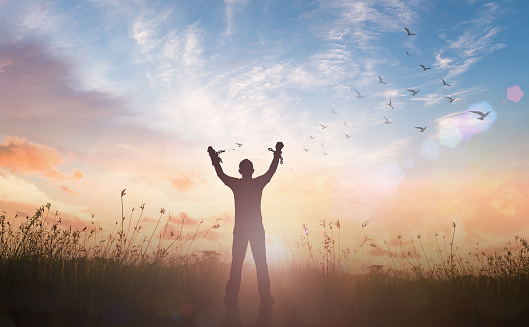
#> input picture Bai10/pic01.jpg, 529 x 327 px
$ python Bai10.py
#> lines starting #> are read from the running program, lines starting #| are printed output that depends on the picture
import cv2
import numpy as np

def processImage(image):
#> called with image = 'pic01.jpg'
  image = cv2.imread(image)
#> image is the input picture: shape (327, 529, 3); mean B, G, R 155.4, 159, 170.8
  image = cv2.cvtColor(src=image, code=cv2.COLOR_BGR2GRAY)
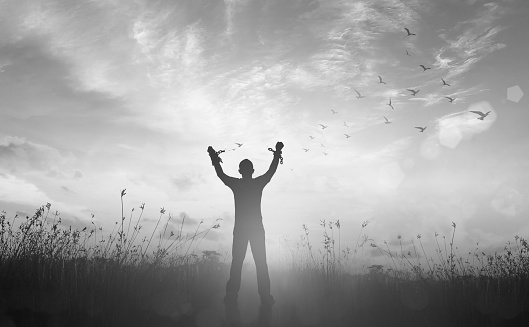
#> image: shape (327, 529); min 9, max 255, mean 162.1
  return image

def convolve2D(image, kernel, padding=0, strides=1):
    # Cross Correlation
#> called with kernel = array of shape (3, 3), padding = 2, strides = 1
    kernel = np.flipud(np.fliplr(kernel))

    # Gather Shapes of Kernel + Image + Padding
    xKernShape = kernel.shape[0]
    yKernShape = kernel.shape[1]
    xImgShape = image.shape[0]
#> xImgShape = 327
    yImgShape = image.shape[1]
#> yImgShape = 529

    # Shape of Output Convolution
    xOutput = int(((xImgShape - xKernShape + 2 * padding) / strides) + 1)
#> xOutput = 329
    yOutput = int(((yImgShape - yKernShape + 2 * padding) / strides) + 1)
#> yOutput = 531
    output = np.zeros((xOutput, yOutput))

    # Apply Equal Padding to All Sides
    if padding != 0:
        imagePadded = np.zeros((image.shape[0] + padding*2, image.shape[1] + padding*2))
        imagePadded[int(padding):int(-1 * padding), int(padding):int(-1 * padding)] = image
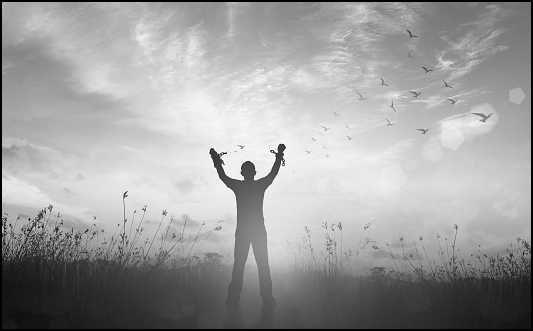
#> imagePadded: shape (331, 533) float64; min 0, max 255, mean 159
        print(imagePadded)
#> (printed output is left out)
    else:
        imagePadded = image

    # Iterate through image
    for y in range(image.shape[1]):
        # Exit Convolution
        if y > image.shape[1] - yKernShape:
            break
        # Only Convolve if y has gone down by the specified Strides
        if y % strides == 0:
            for x in range(image.shape[0]):
                # Go to next row once kernel is out of bounds
                if x > image.shape[0] - xKernShape:
                    break
                try:
                    # Only Convolve if x has moved by the specified Strides
                    if x % strides == 0:
                        output[x, y] = (kernel * imagePadded[x: x + xKernShape, y: y + yKernShape]).sum()
                except:
                    break
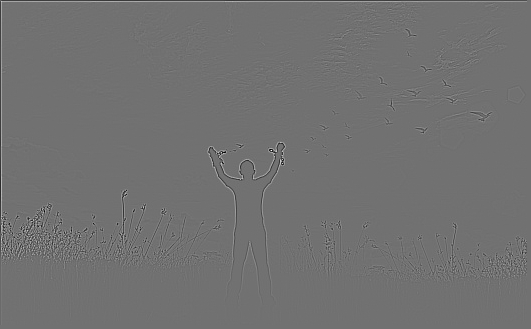
#> output: shape (329, 531) float64; min -1096, max 1365, mean 0; drawn with min black and max white

    return output


if __name__ == '__main__':
    # Grayscale Image
    image = processImage('pic01.jpg')

    # Edge Detection Kernel
    kernel = np.array([[-1, -1, -1], [-1, 8, -1], [-1, -1, -1]])

    # Convolve and Save Output
    output = convolve2D(image, kernel, padding=2)
    cv2.imwrite('2DConvolved.jpg', output)
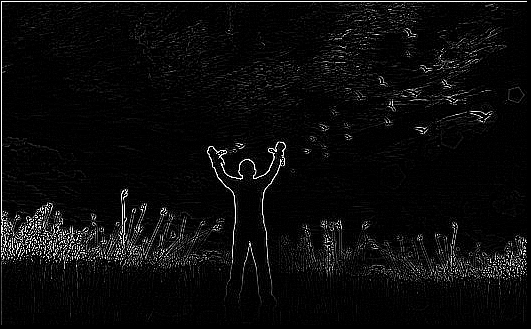
#> saved as 2DConvolved.jpg: shape (329, 531); min 0, max 255, mean 11.4
